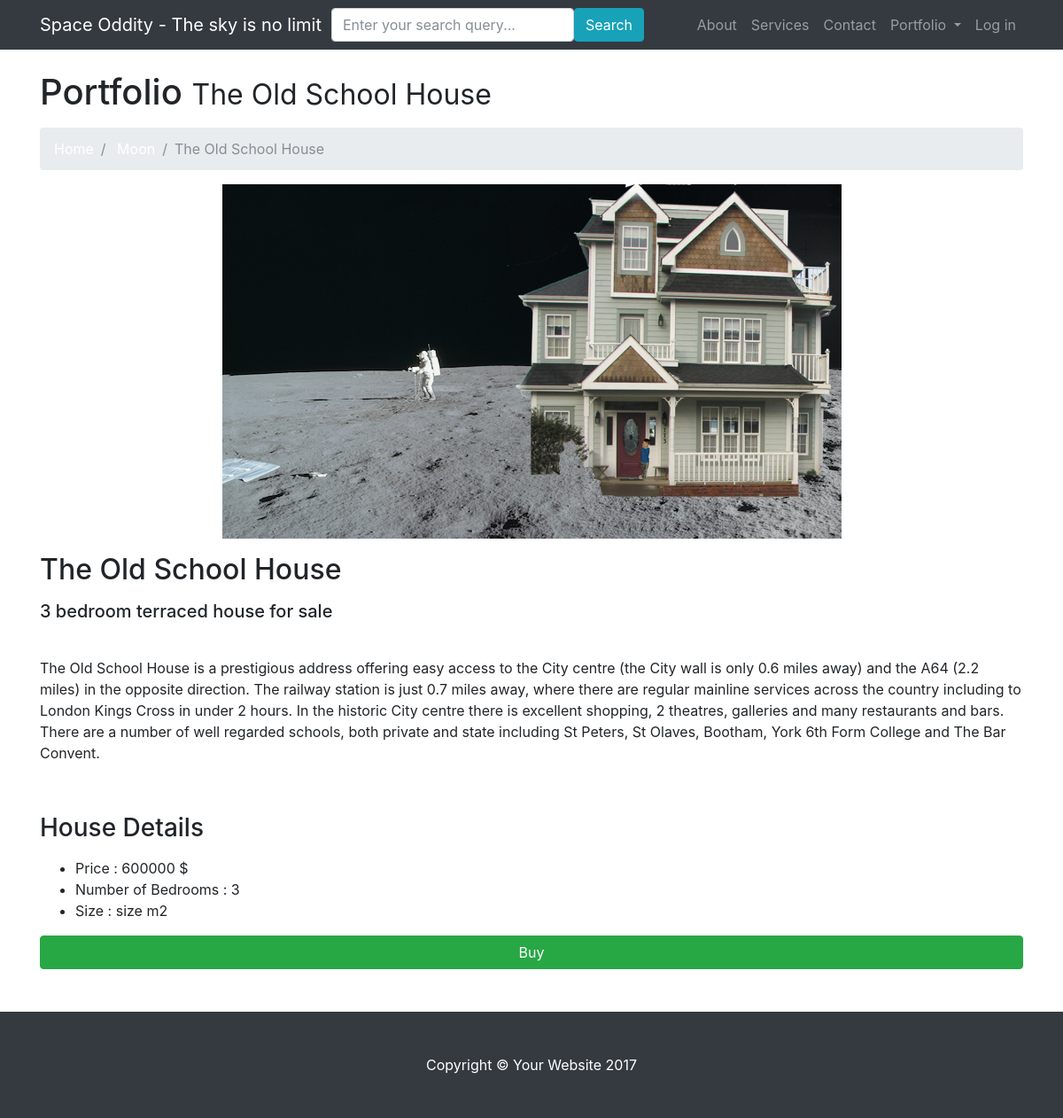
Page /house/2 on the committed database.
### main_app/models.py (models this page shows, shortened)
class House(models.Model):
    price = models.IntegerField()
    planet = models.ForeignKey(Planet, related_name='houses')
    owner = models.ForeignKey(User, related_name='houses', blank=True, null=True)
    name = models.CharField(max_length=50)
    house_photo = models.CharField(max_length=100)
    house_desc_short = models.CharField(max_length=150)
    house_desc_long = models.CharField(max_length=1500)
    size_m = models.IntegerField()
    bedroom_no = models.IntegerField()

class Planet(models.Model):
    name = models.CharField(max_length=50)
    main_photo = models.CharField(max_length=100)
    small_photo = models.CharField(max_length=100)
    description = models.CharField(max_length=100)
    description_long = models.CharField(max_length=1000)
    def __str__(self):
        return self.name

### main_app/views.py (the view)
# urls.py: url(r'^house/(?P<house_id>[0-9]+)', views.house, name='house'),
def house(request, house_id):
    house = get_object_or_404(models.House, id=house_id)
    if request.method == 'POST':
        form = SearchForm(request.POST)
        if form.is_valid():
            request.session['house_id'] = house_id
            return redirect('search_results', form.cleaned_data['query'])
    else:
        form = SearchForm()
    params = generate_params()
    params['house'] = house
    params['form'] = form
    return render(request, 'house.html', params)

### main_app/forms.py
class SearchForm(forms.Form):
    query = forms.CharField( label=False, widget=forms.TextInput(attrs={'class':'form-control','placeholder':'Enter your search query...'}))

### main_app/views.py (called while the page is built)
def generate_params():
    user = User.objects.first()
    properties = user.houses.all()
    total_value = sum([house.price for house in properties])
    planets = models.Planet.objects.all()
    context = {
        'planets': planets,
        'user': User.objects.first(),
        'total_value': total_value,
    }
    return context

### templates/house.html (shortened to what this page needs)
<!DOCTYPE html>
<html lang="en">
{% extends 'index.html' %}
{% block body_block %}
<div class="container">
  <h1 class="mt-4 mb-3">Portfolio <small>{{house.name}}</small> </h1>
  <ol class="breadcrumb">
    <li class="breadcrumb-item">
      <a href="{% url 'index' %}">Home</a>
    </li>
      <li class="breadcrumb-item">
          <a href="{% url 'planet' house.planet.id  %}">{{house.planet}}</a>
      </li>
      <li class="breadcrumb-item active">{{house.name}}</li>
  </ol>
  <div class="row">
  <img class="img-fluid" style = "margin: 0 auto;" src={{house.house_photo}}  alt="">
    <div class="col-md-12">
      <h2 class="my-3">{{house.name}}</h2>
      <h5 class="my-3">{{house.house_desc_short}}</h5>
      <br>
      <p>{{house.house_desc_long}}</p>
        <br>
      <h3 class="my-3">House Details</h3>
      <ul>
          <li>Price : {{house.price}} $</li>
          <li>Number of Bedrooms : {{house.bedroom_no}}</li>
          <li>Size : {{house.size_m}} m2</li>
      </ul>
        <form action="https://www.paypal.com/cgi-bin/webscr" method="post" target="_top">
            <button type="submit" class="btn btn-success btn-block">Buy</button>
        </form>
        <br>
        <br>
    </div>
  </div>
</div>
    {% endblock %}

### static/css/modern-business.css (style rules this page uses)
body { padding-top: 54px; }
@media (min-width: 992px) { body { padding-top: 56px; } }

### rows in the picture
House: name "The Old School House", planet "Moon", house_photo (picture), house_desc_short "3 bedroom terraced house for sale", house_desc_long "The Old School House is a prestigious address offering easy access to the City centre (the City wall is only 0.6 miles away) and the A64 (2.2 miles) in the opposite direction. The railway station is just 0.7 miles away, where there are regular mainline services across the country including to London Kings Cross in under 2 hours. In the historic City centre there is excellent shopping, 2 theatres, galleries and many restaurants and bars. There are a number of well regarded schools, both private and state including St Peters, St Olaves, Bootham, York 6th Form College and The Bar Convent.", price "600000", bedroom_no "3", size_m "size"
